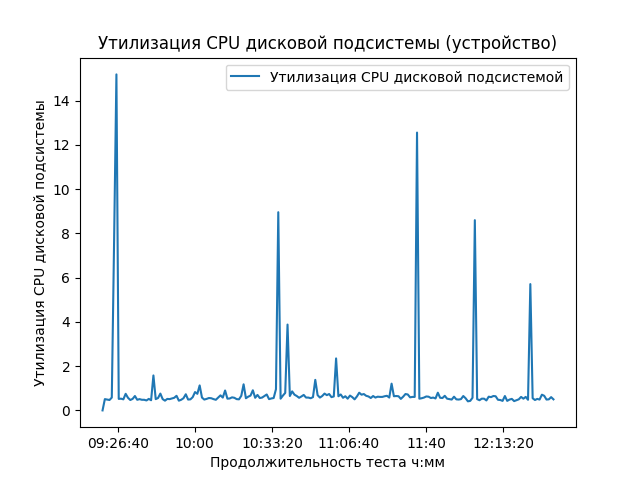

The Python source for this figure:
import pandas as pd
import openpyxl
import matplotlib.pyplot as plt
import numpy as np
pd.plotting.register_matplotlib_converters()

df = pd.read_excel('graphs_sheikh.xlsx', sheet_name='Утилизация ДискПод')
pd.pivot_table(df, index='Время',
               values='Утилизация CPU дисковой подсистемой',
               aggfunc=np.sum,
               fill_value=0).plot()
plt.title("Утилизация CPU дисковой подсистемы (устройство)")
plt.xlabel('Продолжительность теста ч:мм')
plt.ylabel("Утилизация CPU дисковой подсистемы")
plt.savefig('graph_05')
plt.show()